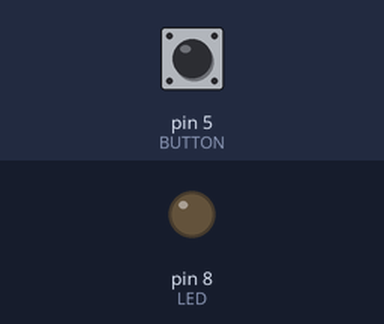
The sketch below on a simulated Arduino Uno, built with avr-gcc and run on an emulated ATmega328P. On the bench: output pins drawn as LEDs (lit = HIGH). Dashed ring = blinking. The test bench sets the inputs (shaded band); at power-on: pin 5 (BUTTON) LOW.

Above: at 1.2 s.
1.3 s: pin 5 (BUTTON) pulled HIGH for 3.2 s
At 1.8 s:
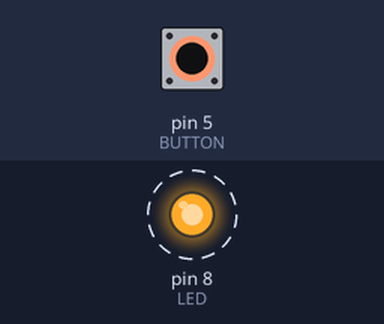
6.0 s: pin 5 (BUTTON) pulled HIGH for 0.15 s
At 6.6 s:
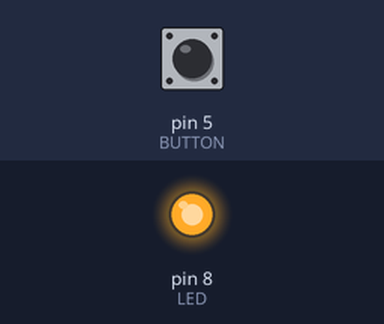
7.6 s: pin 5 (BUTTON) pulled HIGH for 1 s
At 9.0 s:
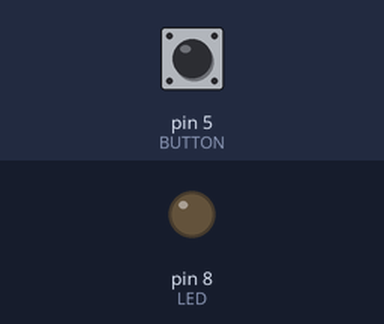
Timing chart, 0 to 10.6 s (numbered marks = the images above; inputs shaded):
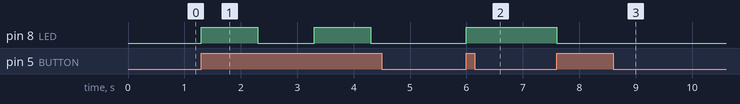

The sketch:

nut_nhan.ino
```cpp
#define LED 8
#define BUTTON 5
int LEDstatus = 0; // biến lưu trạng thái LED trước đó

void setup() {
  // put your setup code here, to run once:
  pinMode(LED, OUTPUT);
  pinMode(BUTTON, INPUT);
}

void loop() {
  // put your main code here, to run repeatedly:
  if(digitalRead(BUTTON) == 1 && LEDstatus == 0){
    digitalWrite( LED, 1);
    delay(1000);
    LEDstatus = 1;
  }
  if(digitalRead(BUTTON) == 1 && LEDstatus == 1){
    digitalWrite( LED, 0);
    delay(1000);
    LEDstatus = 0;
  }

}
```

Measured:
- after the input at 1.3 s, pin 8 (LED): alternates HIGH for 1.0 s and LOW for 1.0 s, starting at once
- after the input at 6.0 s, pin 8 (LED): LOW → HIGH at once
- after the input at 7.6 s, pin 8 (LED): HIGH → LOW at once
